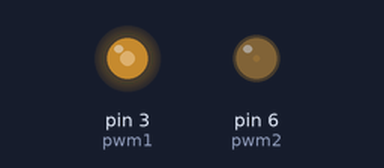
A program run on a simulated Arduino Leonardo, built with avr-gcc and run on an emulated ATmega32U4. Shown: output pins drawn as LEDs (lit = HIGH).

Above: at 0.05 s.
At 5.75 s:
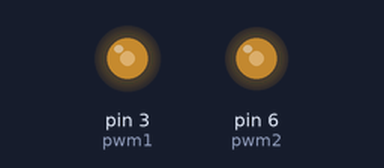
At 8.6 s:
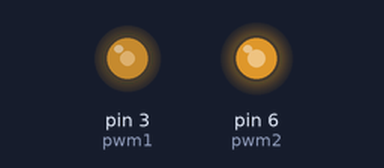
At 11.5 s:
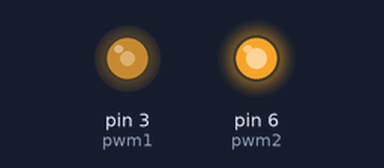
Timing chart, 0 to 15.0 s (numbered marks = the images above):
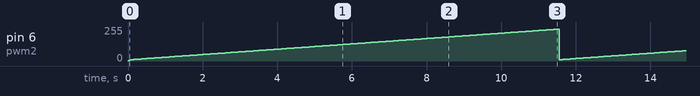

The program:

main.cpp
```cpp
//===================================================================
// --- Bibliotecas ---
#include <Arduino.h>


//===================================================================
// --- Constantes Globais ---
#define pwm1  3
#define pwm2  6
#define dutyCycle  128


//===================================================================
// --- Variáveis Globais ---
int duty = 2;


//===================================================================
// --- Protótipo das Funções ---


//===================================================================
// --- Void Setup ---
void setup() {
  pinMode(pwm1, OUTPUT);
  pinMode(pwm2, OUTPUT);
 digitalWrite(pwm2, HIGH);
  analogWrite(pwm1, dutyCycle);

}


//===================================================================
// --- Void Loop ---
void loop() {

  for(int i = 10; i < 240; i++){
    analogWrite(pwm2, duty);
    duty = i;
    delay(50);
  }

}


//===================================================================
// --- Outras Funções ---
```

Measured:
- by itself, pin 6 (pwm2): ramps from 2/255 to 239/255 and jumps back, once every 11.5 s
